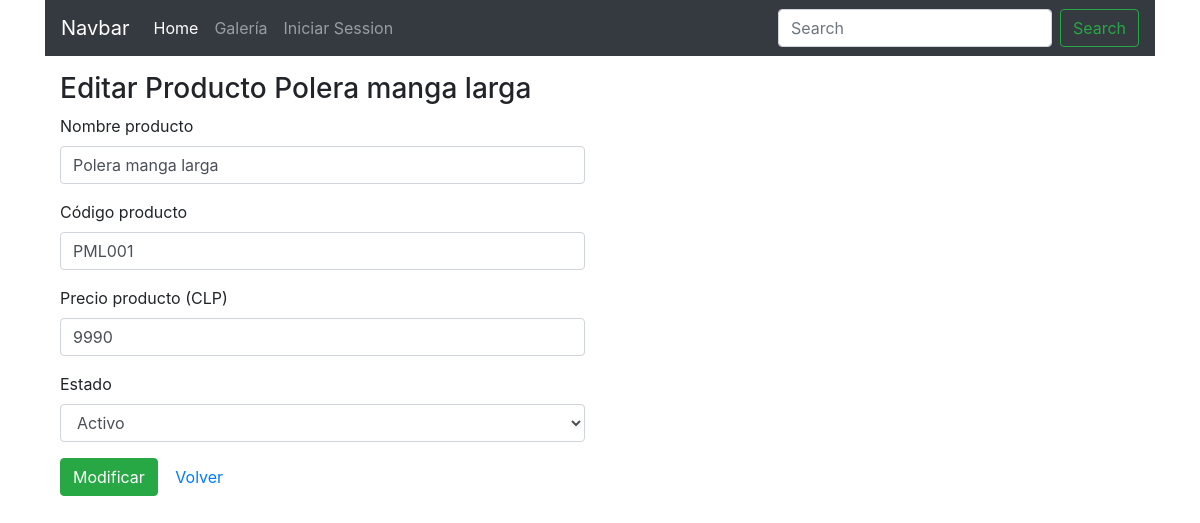
Page /editProducto.php?id=15 on the committed database.
### tables this page shows
CREATE TABLE `productos` (
  `id` int(11) NOT NULL AUTO_INCREMENT,
  `nombre` varchar(50) NOT NULL,
  `codigo` varchar(50) NOT NULL,
  `precio` int(11) DEFAULT NULL,
  `activo` int(11) NOT NULL,
  `created_at` datetime DEFAULT NULL,
  `updated_at` datetime DEFAULT NULL,
  PRIMARY KEY (`id`)
);

### editProducto.php (the view, shortened to what this page needs)
<?php
require('conexion.php');
if (isset($_GET['id'])) {
	$id = (int) $_GET['id'];
	$producto = $con->prepare("SELECT id,nombre,codigo,precio,activo FROM productos WHERE id = ?");
	$producto->bindParam(1, $id);
	$producto->execute();
	$res = $producto->fetch();
}
?>
<!DOCTYPE html>
<html>
<head>
	<link rel="stylesheet" href="https://stackpath.bootstrapcdn.com/bootstrap/4.4.1/css/bootstrap.min.css">
</head>
<body>
	<div class="container">
		<?php include('header.php'); ?>
		<div class="col-md-6 mt-3">
			<h3>Editar Producto <?php echo $res['nombre']; ?></h3>
			<form action="" method="post">
				<div class="form-group">
					<label>Nombre producto</label>
					<input type="text" name="nombre" placeholder="Nombre del producto" class="form-control" value="<?php echo $res['nombre']; ?>">
				</div>
				<div class="form-group">
					<label>Código producto</label>
					<input type="text" name="codigo" placeholder="Código del producto" class="form-control" value="<?php echo $res['codigo']; ?>">
				</div>
				<div class="form-group">
					<label>Precio producto (CLP)</label>
					<input type="text" name="precio" placeholder="Precio del producto" class="form-control" value="<?php echo $res['precio']; ?>">
				</div>
				<div class="form-group">
					<label>Estado</label>
					<select name="activo" class="form-control">
						<option value="<?php echo $res['activo']; ?>">
							<?php if($res['activo'] == 1): ?> Activo <?php else: ?> Inactivo <?php endif; ?>
						</option>
					</select>
				</div>
				<div class="form-group">
					<button type="submit" class="btn btn-success">Modificar</button>
					<a href="productos.php" class="btn btn-link">Volver</a>
				</div>
			</form>
		</div>
	</div>
</body>
</html>

### rows in the picture
productos: nombre "Polera manga larga", codigo "PML001", precio "9990", activo "Activo"
